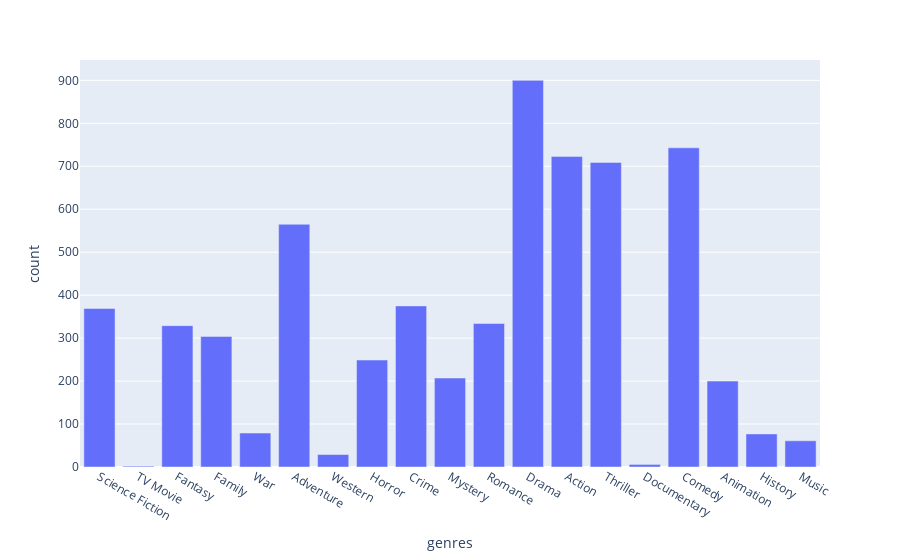

Write notebook code for a chart like this one.
### Code cell
# Visualizing frequency of occurence of different genres

# Creating a count vector (list) containing frequency of a perticular genre
cnt = list()
for i in genres:
    cnt.append(genres_based[i].shape[0])
    
# Making a datafram 
genre_cnt = pd.DataFrame( { 'genres' : list(genres),
                            'count'  : cnt
    
},
                         columns = ['genres','count']
)

fig = px.bar(genre_cnt, x='genres', y='count')
fig.show()

### Figure 1 — Plotly figure (JSON) as saved in the notebook; plotly's stock layout.template omitted (floating-point values rounded to 4 significant figures)
{"data": [{"alignmentgroup": "True", "hovertemplate": "genres=%{x}<br>count=%{y}<extra></extra>", "legendgroup": "", "marker": {"color": "#636efa", "pattern": {"shape": ""}}, "name": "", "offsetgroup": "", "orientation": "v", "showlegend": false, "textposition": "auto", "type": "bar", "x": ["Science Fiction", "TV Movie", "Fantasy", "Family", "War", "Adventure", "Western", "Horror", "Crime", "Mystery", "Romance", "Drama", "Action", "Thriller", "Documentary", "Comedy", "Animation", "History", "Music"], "xaxis": "x", "y": [369, 2, 329, 304, 79, 565, 29, 249, 375, 207, 334, 900, 723, 709, 6, 743, 200, 77, 61], "yaxis": "y"}], "layout": {"barmode": "relative", "legend": {"tracegroupgap": 0}, "margin": {"t": 60}, "xaxis": {"anchor": "y", "domain": [0, 1], "title": {"text": "genres"}}, "yaxis": {"anchor": "x", "domain": [0, 1], "title": {"text": "count"}}}}
